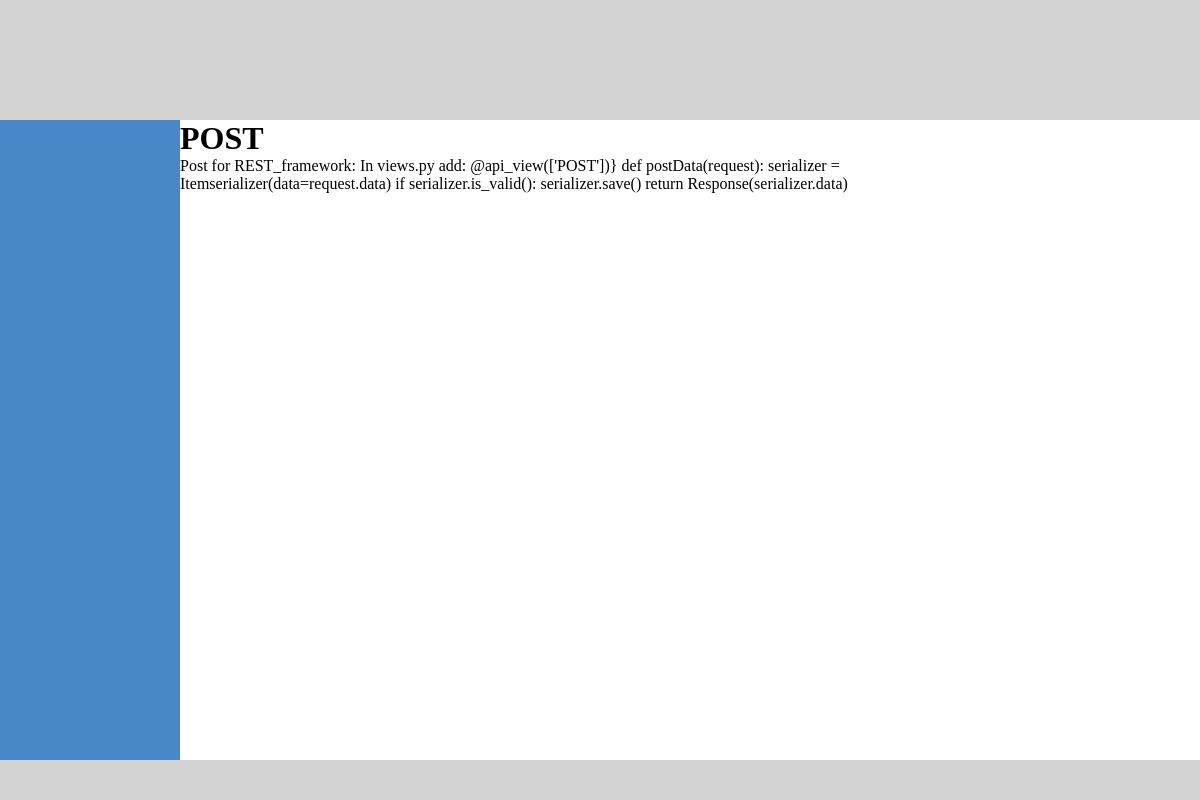
Before: / with the older database file.
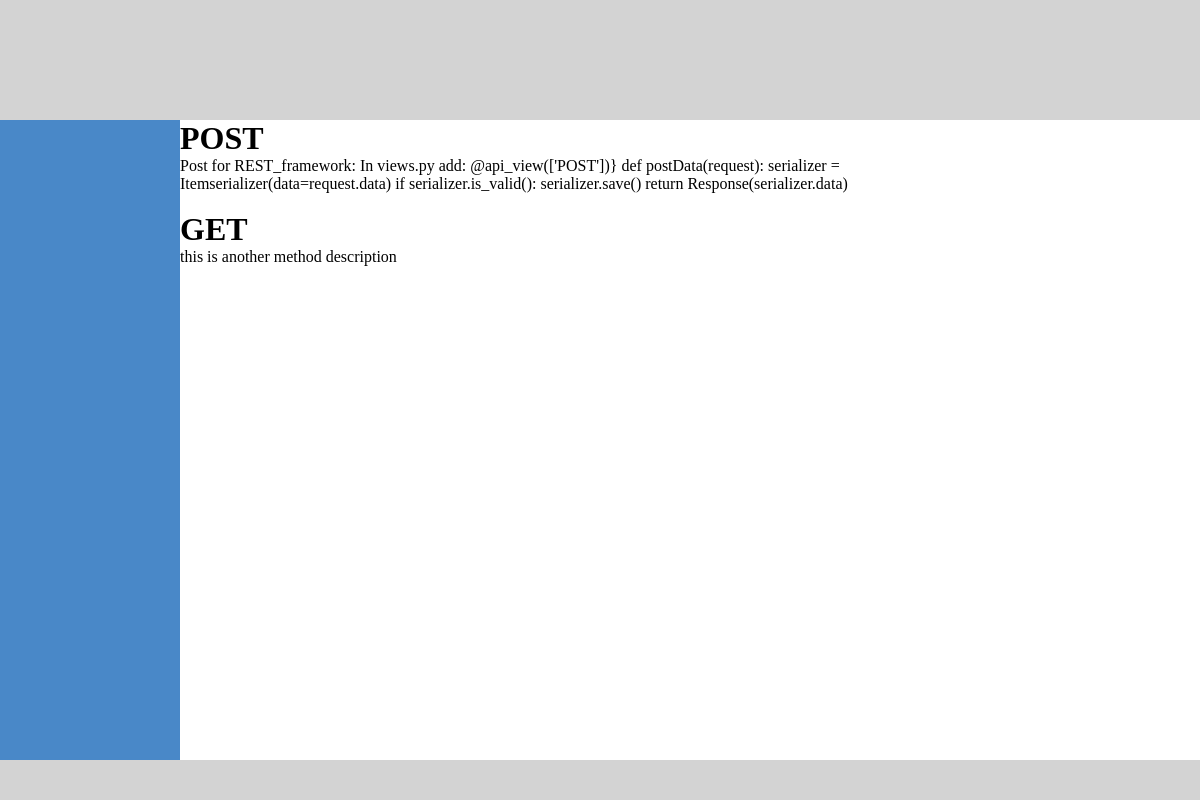
After: the same page with the newer database file.
### docs/models.py (models this page shows, shortened)
class methodTitle(models.Model):
    method_title = models.CharField(max_length=200)
    method_description = models.TextField()
    publicationDate = models.DateTimeField('date published')

### docs/views.py (the view)
# urls.py: path('', views.index, name='index')
def index(request):
    latest_docs = methodTitle.objects.order_by('publicationDate')
    context = {'latest_docs': latest_docs}
    return render(request,"index.html", context)

### templates/index.html
{% extends 'main.html' %}
{% block content %}
    {% if latest_docs %}
        {% for d in latest_docs %}
            <p><h1>{{d.method_title}}</h1></p>
            <p>{{d.method_description}}</p>
            <br/>
        {% endfor %}
    {% else %}
        <p>No Data</p>
    {% endif %}
{% endblock %}

### templates/main.html (shortened to what this page needs)
{% load static %}
<!DOCTYPE html>
<html lang="en">
<head>
    <link rel="stylesheet" type="text/css" href="{% static 'css/style.css' %}"
</head>
<body>
    <div class="wrapper">
        <div class="header"></div>
        <div class="nav"></div>
        <div class="content">
            {% block content %}
            {% endblock %}
        </div>
        <div class="footer"></div>
    </div>
</body>
</html>

### static/css/style.css (style rules this page uses)
* { padding: 0; margin: 0; box-sizing: border-box; }
.wrapper { width: 100vw; height: 100vh; }
.header { width: 100vw; height: 15vh; background-color: lightgrey; }
.nav { width: 15vw; height: 80vh; background-color: rgb(73, 136, 200); float: left; }
.content { width: 85vw; height: 80vh; }
.footer { clear: both; width: 100vw; height: 5vh; background-color: lightgray; }

Changed rows visible on the page:
added methodTitle: method_title "GET", method_description "this is another method description"
